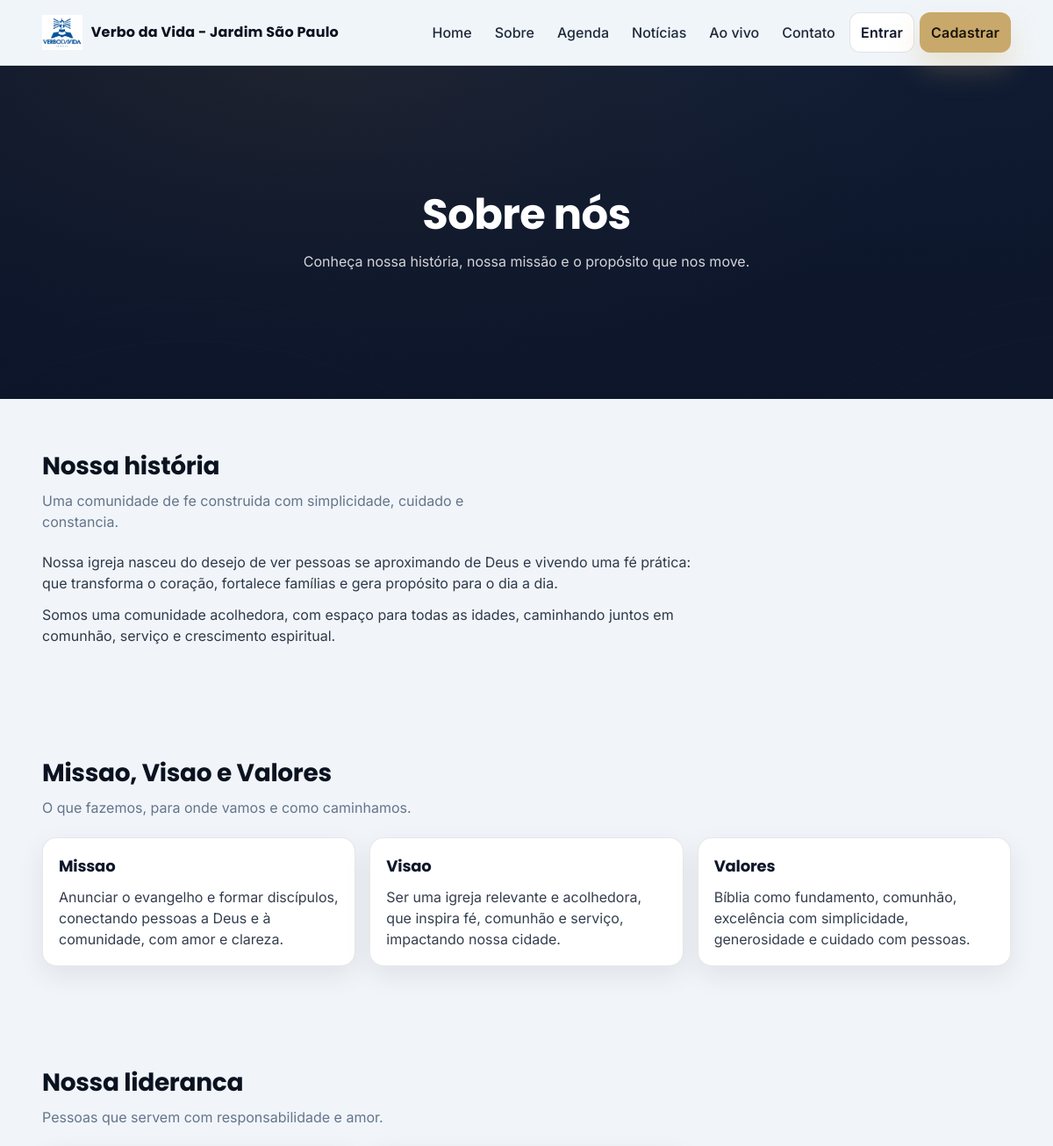
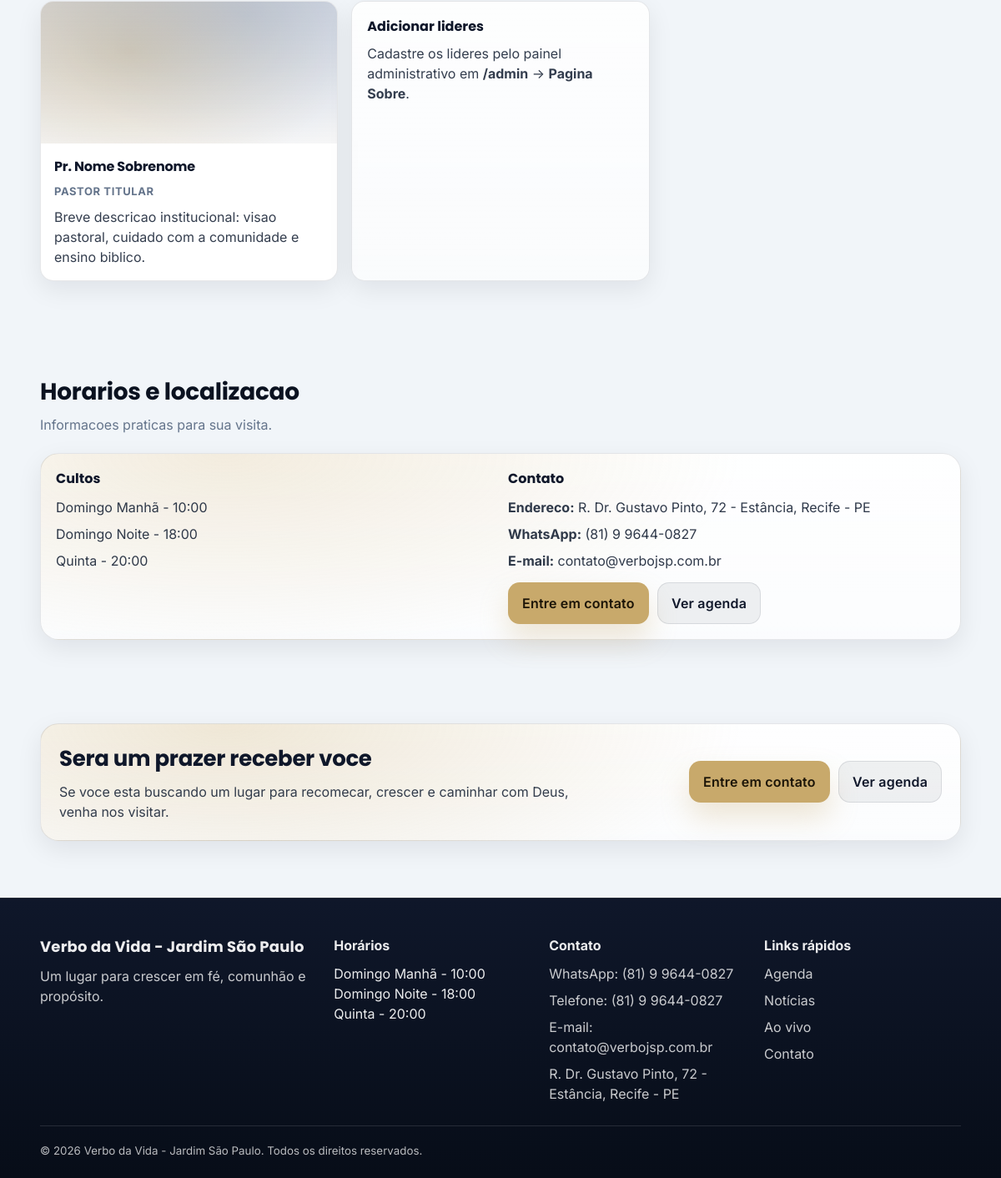
The app's page /sobre/ with its own data (2 pictures, top to bottom).
### core/models.py (models this page shows, shortened)
class SiteConfig(models.Model):
    nome_igreja = models.CharField(max_length=120, default="Verbo da Vida - Jardim São Paulo")
    Logo_img = models.ImageField("Logo", upload_to="logo/", blank=True, null=True)
    telefone = models.CharField("Telefone fixo", max_length=20, blank=True)
    whatsapp = models.CharField(
        "WhatsApp",
        max_length=20,
        blank=True,
        help_text="Ex: (81) 90000-0000",
    )
    email = models.EmailField("E-mail corporativo", blank=True)
    endereco = models.CharField(
        "Endereço completo",
        max_length=255,
        blank=True,
        help_text="Ex: R. Dr. Gustavo Pinto, 72 - Estância, Recife - PE, 50781-740",
    )
    instagram = models.URLField("Instagram", blank=True, help_text="Link completo do perfil")
    facebook = models.URLField("Facebook", blank=True, help_text="Link completo da página")
    texto_institucional = models.TextField(
        "Texto institucional curto",
        blank=True,
        help_text="Usado no rodapé ou banners pequenos. Exemplo: 'Um lugar para crescer em fé...'",
    )
    horarios_cultos = models.TextField(
        "Horários principais",
        blank=True,
        help_text="Exibidos na home e footer. Coloque um por linha. Ex: 'Domingo — 19:00'",
    )
    youtube_embed_url = models.URLField(
        "Link Ao Vivo (YouTube)",
        blank=True,
        help_text="Cole uma URL do YouTube nos formatos embed, watch ou youtu.be.",
    )
    hero_home = models.ImageField(
        "Hero da Home",
        upload_to="site/heroes/",
        blank=True,
        null=True,
        help_text="Imagem de fundo usada no topo da pagina inicial.",
    )
    hero_sobre = models.ImageField(
        "Hero do Sobre",
        upload_to="site/heroes/",
        blank=True,
        null=True,
        help_text="Imagem de fundo usada no topo da pagina Sobre.",
    )
    hero_agenda = models.ImageField(
        "Hero da Agenda",
        upload_to="site/heroes/",
        blank=True,
        null=True,
        help_text="Imagem de fundo usada no topo da pagina Agenda.",
    )
    hero_noticias = models.ImageField(
        "Hero das Noticias",
        upload_to="site/heroes/",
        blank=True,
        null=True,
        help_text="Imagem de fundo usada no topo da pagina de noticias.",
    )
    hero_ao_vivo = models.ImageField(
        "Hero do Ao Vivo",
        upload_to="site/heroes/",
        blank=True,
        null=True,
        help_text="Imagem de fundo usada no topo da pagina Ao Vivo.",
    )
    hero_contato = models.ImageField(
        "Hero do Contato",
        upload_to="site/heroes/",
        blank=True,
        null=True,
        help_text="Imagem de fundo usada no topo da pagina Contato.",
    )
    mapa_embed_url = models.URLField(
        "Link de incorporação do Google Maps",
        max_length=2000,
        blank=True,
        help_text="Cole a URL usada no iframe de incorporação do Google Maps.",
    )
    atualizado_em = models.DateTimeField(auto_now=True)
    class Meta:
        verbose_name = "Configuração do site"
        verbose_name_plural = "Configuração do site"
    def horarios_cultos_lista(self) -> list[str]:
        return [h.strip() for h in self.horarios_cultos.split("\n") if h.strip()]

class SobrePage(models.Model):
    banner_titulo = models.CharField(
        "Título do banner",
        max_length=120,
        default="Sobre nós",
    )
    banner_subtitulo = models.CharField(
        "Subtítulo do banner",
        max_length=255,
        default="Conheça nossa história, nossa missão e o propósito que nos move.",
    )
    historia_titulo = models.CharField(
        "Título da seção história",
        max_length=120,
        default="Nossa história",
    )
    historia_texto = models.TextField(
        "Texto da história",
        default=(
            "Nossa igreja nasceu do desejo de ver pessoas se aproximando de Deus "
            "e vivendo uma fé prática: que transforma o coração, fortalece famílias "
            "e gera propósito para o dia a dia.\n\n"
            "Somos uma comunidade acolhedora, com espaço para todas as idades, "
            "caminhando juntos em comunhão, serviço e crescimento espiritual."
        ),
        help_text="Separe parágrafos com linhas em branco.",
    )
    missao = models.TextField(
        "Missão",
        default="Anunciar o evangelho e formar discípulos, conectando pessoas a Deus e à comunidade, com amor e clareza.",
    )
    visao = models.TextField(
        "Visão",
        default="Ser uma igreja relevante e acolhedora, que inspira fé, comunhão e serviço, impactando nossa cidade.",
    )
    valores = models.TextField(
        "Valores",
        default="Bíblia como fundamento, comunhão, excelência com simplicidade, generosidade e cuidado com pessoas.",
    )
    atualizado_em = models.DateTimeField(auto_now=True)
    class Meta:
        verbose_name = "Página Sobre"
        verbose_name_plural = "Página Sobre"
    @classmethod
    def load(cls) -> "SobrePage":
        obj, _ = cls.objects.get_or_create(pk=1)
        return obj
    def historia_paragrafos(self) -> list[str]:
        return [p.strip() for p in self.historia_texto.split("\n\n") if p.strip()]

### core/views.py (the view)
# urls.py: path("sobre/", views.sobre, name="sobre"),
def sobre(request):
    sobre_page = SobrePage.load()
    return render(request, "core/sobre.html", {
        "sobre": sobre_page,
    })

### core/context_processors.py (called while the page is built)
def site_config(request):
    site, _ = SiteConfig.objects.get_or_create(id=1)
    return {
        "site": site
    }

### usuarios/context_processors.py (called while the page is built, shortened)
def internal_permissions(request):
    if not request.user.is_authenticated:
        return {
            "can_view_departamentos": False,
            "can_manage_departamentos": False,
            "can_manage_escalas": False,
            "can_view_infantil": False,
            "can_view_secretaria": False,
            "can_view_midia": False,
            "can_manage_eventos": False,
        }

### templates/core/sobre.html (shortened to what this page needs)
{% extends "base.html" %}
{% block content %}
  <div class="about">
    {% include "components/hero.html" with titulo=sobre.banner_titulo|default:"Sobre nos" descricao=sobre.banner_subtitulo|default:"Conheca nossa historia, nossa missao e o proposito que nos move." imagem_fundo=site.hero_sobre %}
    <section class="section section--light">
      <div class="container">
        <div class="section__head">
          <div>
            <h2 class="section__title">{{ sobre.historia_titulo|default:"Nossa historia" }}</h2>
            <p class="section__subtitle">Uma comunidade de fe construida com simplicidade, cuidado e constancia.</p>
          </div>
        </div>
        <div class="content content--narrow">
          {% for paragrafo in sobre.historia_paragrafos %}
            <p>{{ paragrafo }}</p>
          {% endfor %}
        </div>
      </div>
    </section>
    <section class="section">
      <div class="container">
        <div class="section__head">
          <div>
            <h2 class="section__title">Missao, Visao e Valores</h2>
            <p class="section__subtitle">O que fazemos, para onde vamos e como caminhamos.</p>
          </div>
        </div>
        <div class="grid grid--3">
          <article class="info-card">
            <h3 class="info-card__title">Missao</h3>
            <p class="info-card__text">
              {{ sobre.missao|default:"Anunciar o evangelho e formar discipulos, conectando pessoas a Deus e a comunidade, com amor e clareza." }}
            </p>
          </article>
          <article class="info-card">
            <h3 class="info-card__title">Visao</h3>
            <p class="info-card__text">
              {{ sobre.visao|default:"Ser uma igreja relevante e acolhedora, que inspira fe, comunhao e servico, impactando nossa cidade." }}
            </p>
          </article>
          <article class="info-card">
            <h3 class="info-card__title">Valores</h3>
            <p class="info-card__text">
              {{ sobre.valores|default:"Biblia como fundamento, comunhao, excelencia com simplicidade, generosidade e cuidado com pessoas." }}
            </p>
          </article>
        </div>
      </div>
    </section>
    <section class="section section--light">
      <div class="container">
        <div class="section__head">
          <div>
            <h2 class="section__title">Nossa lideranca</h2>
            <p class="section__subtitle">Pessoas que servem com responsabilidade e amor.</p>
          </div>
        </div>
        <div class="grid grid--3">
          {% for lider in sobre.lideres.all %}
            <article class="leader-card">
              {% if lider.foto %}
                <img class="leader-card__avatar" src="{{ lider.foto.url }}" alt="Foto de {{ lider.nome }}">
              {% else %}
                <div class="leader-card__avatar" aria-hidden="true"></div>
              {% endif %}
              <div class="leader-card__body">
                <div class="leader-card__name">{{ lider.nome }}</div>
                <div class="leader-card__role">{{ lider.cargo }}</div>
                {% if lider.descricao %}
                  <p class="leader-card__text">{{ lider.descricao }}</p>
                {% endif %}
              </div>
            </article>
          {% empty %}
            <article class="leader-card">
              <div class="leader-card__avatar" aria-hidden="true"></div>
              <div class="leader-card__body">
                <div class="leader-card__name">Pr. Nome Sobrenome</div>
                <div class="leader-card__role">Pastor titular</div>
                <p class="leader-card__text">
                  Breve descricao institucional: visao pastoral, cuidado com a comunidade e ensino biblico.
                </p>
              </div>
            </article>
            <article class="leader-card leader-card--placeholder">
              <div class="leader-card__placeholder">
                <div class="leader-card__placeholder-title">Adicionar lideres</div>
                <p class="leader-card__text">
                  Cadastre os lideres pelo painel administrativo em <strong>/admin</strong> -> <strong>Pagina Sobre</strong>.
                </p>
              </div>
            </article>
          {% endfor %}
        </div>
      </div>
    </section>
    <section class="section">
      <div class="container">
        <div class="section__head">
          <div>
            <h2 class="section__title">Horarios e localizacao</h2>
            <p class="section__subtitle">Informacoes praticas para sua visita.</p>
          </div>
        </div>
        <div class="highlight">
          <div class="highlight__grid">
            <div class="highlight__col">
              <div class="highlight__title">Cultos</div>
              <ul class="highlight__list">
                {% for horario in site.horarios_cultos_lista %}
                  <li>{{ horario }}</li>
                {% empty %}
                  <li><strong>Domingo</strong> - 09:00 (Culto da manha)</li>
                  <li><strong>Domingo</strong> - 19:00 (Culto da noite)</li>
                  <li><strong>Quarta</strong> - 20:00 (Culto de ensino)</li>
                {% endfor %}
              </ul>
            </div>
            <div class="highlight__col">
              <div class="highlight__title">Contato</div>
              <ul class="highlight__list">
                <li><strong>Endereco:</strong> {{ site.endereco|default:"R. Dr. Gustavo Pinto, 72 - Estancia, Recife - PE" }}</li>
                <li><strong>WhatsApp:</strong> {{ site.whatsapp|default:"(00) 00000-0000" }}</li>
                <li><strong>E-mail:</strong> {{ site.email|default:"contato@suaigreja.com" }}</li>
              </ul>
              <div class="highlight__actions">
                <a class="btn btn--primary" href="{% url 'core:contato' %}">Entre em contato</a>
                <a class="btn btn--soft" href="{% url 'eventos:agenda' %}">Ver agenda</a>
              </div>
            </div>
          </div>
        </div>
      </div>
    </section>
    <section class="section section--cta">
      <div class="container">
        <div class="cta">
          <div class="cta__content">
            <h2 class="cta__title">Sera um prazer receber voce</h2>
            <p class="cta__text">Se voce esta buscando um lugar para recomecar, crescer e caminhar com Deus, venha nos visitar.</p>
          </div>
          <div class="cta__actions">
            <a class="btn btn--primary" href="{% url 'core:contato' %}">Entre em contato</a>
            <a class="btn btn--soft" href="{% url 'eventos:agenda' %}">Ver agenda</a>
          </div>
        </div>
      </div>
    </section>
  </div>
{% endblock %}

### templates/base.html (shortened to what this page needs)
{% load static %}
<!doctype html>
<html lang="pt-br">
  <head>
    <link rel="stylesheet" href="{% static 'css/styles.css' %}" />
  </head>
  <body class="page">
    <header class="header">
      <div class="container header__inner">
        <a class="logo" href="{% url 'core:home' %}">
          {% if site.Logo_img %}
            <img src="{{ site.Logo_img.url }}" alt="Logo" class="logo__img" />
          {% else %}
            <span class="logo__mark"></span>
          {% endif %}
          <span class="logo__text">{{ site.nome_igreja|default:"Portal" }}</span>
        </a>
        <nav class="nav" aria-label="Navegação principal">
          <a class="nav__link" href="{% url 'core:home' %}">Home</a>
          <a class="nav__link" href="{% url 'core:sobre' %}">Sobre</a>
          <a class="nav__link" href="{% url 'eventos:agenda' %}">Agenda</a>
          <a class="nav__link" href="{% url 'noticias:lista' %}">Notícias</a>
          <a class="nav__link" href="{% url 'core:ao_vivo' %}">Ao vivo</a>
          <a class="nav__link" href="{% url 'core:contato' %}">Contato</a>
          {% if user.is_authenticated %}
            <a class="btn btn--soft btn--sm" href="{% url 'usuarios:dashboard' %}">Painel</a>
          {% else %}
            <a class="btn btn--outline btn--sm" href="{% url 'usuarios:login' %}">Entrar</a>
            <a class="btn btn--primary btn--sm" href="{% url 'usuarios:registro' %}">Cadastrar</a>
          {% endif %}
        </nav>
      </div>
    </header>
    <main>
      {% block content %}{% endblock %}
    </main>
    <footer class="footer">
      <div class="container footer__grid">
        <div class="footer__col">
          <div class="footer__brand">{{ site.nome_igreja|default:"Portal" }}</div>
          <p class="footer__text">
            {{ site.texto_institucional|default:"Um lugar para crescer em fé, comunhão e propósito." }}
          </p>
        </div>
        <div class="footer__col">
          <div class="footer__title">Horários</div>
          <div class="footer__text" style="color: var(--text-muted);">
            {{ site.horarios_cultos|default:"Domingo — 09:00\nDomingo — 19:00\nQuarta — 20:00"|linebreaksbr }}
          </div>
        </div>
        <div class="footer__col">
          <div class="footer__title">Contato</div>
          <ul class="footer__list">
            {% if site.whatsapp %}<li>WhatsApp: {{ site.whatsapp }}</li>{% endif %}
            {% if site.telefone %}<li>Telefone: {{ site.telefone }}</li>{% endif %}
            {% if site.email %}<li>E-mail: {{ site.email }}</li>{% endif %}
            {% if site.endereco %}<li>{{ site.endereco }}</li>{% endif %}
          </ul>
        </div>
        <div class="footer__col">
          <div class="footer__title">Links rápidos</div>
          <ul class="footer__list">
            <li><a class="footer__link" href="{% url 'eventos:agenda' %}">Agenda</a></li>
            <li><a class="footer__link" href="{% url 'noticias:lista' %}">Notícias</a></li>
            <li><a class="footer__link" href="{% url 'core:ao_vivo' %}">Ao vivo</a></li>
            <li><a class="footer__link" href="{% url 'core:contato' %}">Contato</a></li>
          </ul>
        </div>
      </div>
      <div class="container footer__bottom">
        <small>© {% now "Y" %} {{ site.nome_igreja|default:"Portal" }}. Todos os direitos reservados.</small>
      </div>
    </footer>
  </body>
</html>

### templates/components/hero.html (shortened to what this page needs)
<section class="page-hero{% if hero_class %} {{ hero_class }}{% endif %}"{% if imagem_fundo %} style="--page-hero-image: url('{{ imagem_fundo.url }}');"{% endif %}>
  <div class="page-hero__bg" aria-hidden="true"></div>
  <div class="container page-hero__inner">
    <div class="page-hero__content">
      <h1 class="page-hero__title">{{ titulo }}</h1>
      {% if descricao %}
        <p class="page-hero__subtitle">{{ descricao }}</p>
      {% endif %}
    </div>
  </div>
</section>

### records on screen
SiteConfig: Logo_img (picture), nome_igreja "Verbo da Vida - Jardim São Paulo", endereco "R. Dr. Gustavo Pinto, 72 - Estância, Recife - PE", whatsapp "(81) 9 9644-0827", email "contato@verbojsp.com.br", texto_institucional "Um lugar para crescer em fé, comunhão e propósito.", horarios_cultos "Domingo Manhã - 10:00 Domingo Noite - 18:00 Quinta - 20:00", telefone "(81) 9 9644-0827"
SobrePage: banner_titulo "Sobre nós", banner_subtitulo "Conheça nossa história, nossa missão e o propósito que nos move.", historia_titulo "Nossa história", missao "Anunciar o evangelho e formar discípulos, conectando pessoas a Deus e à comunidade, com amor e clareza.", visao "Ser uma igreja relevante e acolhedora, que inspira fé, comunhão e serviço, impactando nossa cidade.", valores "Bíblia como fundamento, comunhão, excelência com simplicidade, generosidade e cuidado com pessoas."

### other values on screen
{{ paragrafo }} "Nossa igreja nasceu do desejo de ver pessoas se aproximando de Deus e vivendo uma fé prática: que transforma o coração, fortalece famílias e gera propósito para o dia a dia." "Somos uma comunidade acolhedora, com espaço para todas as idades, caminhando juntos em comunhão, serviço e crescimento espiritual."
{{ horario }} "Domingo Manhã - 10:00" "Domingo Noite - 18:00" "Quinta - 20:00"
